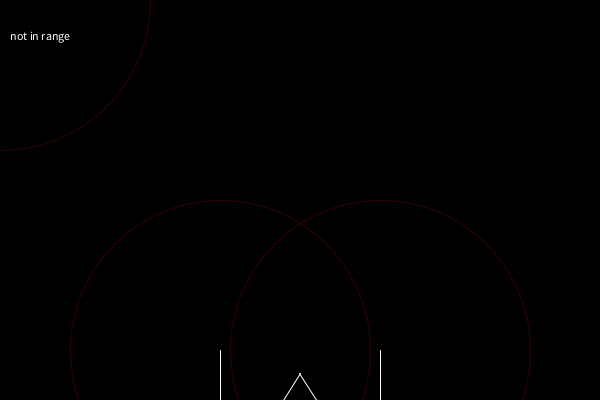
Frame 1 (no input)
Frame 60 (the mouse pressed at the canvas centre just before this capture): identical to frame 1, image omitted
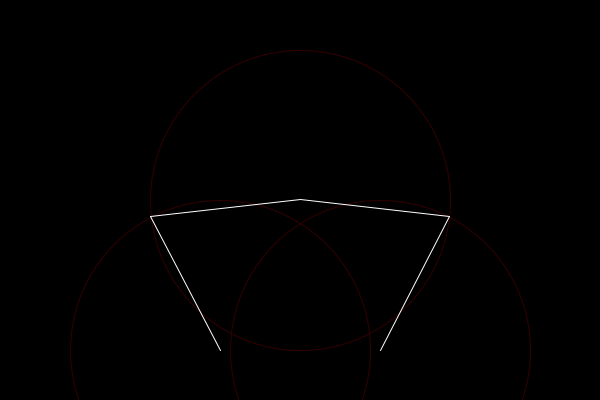
Frame 120 (the mouse held since frame 60 and released just before this capture)

The Processing sketch that drew these frames (run headless with seeded random() and noise(); from frame 60 on, the mouse is pressed at the canvas centre):

// Processing sketch: simulation
// ── simulation.pde
PVector leftShoulderPos = new PVector(220, 350);
PVector rightShoulderPos = new PVector(380, 350);
float humerusLength = 150; // humerusLenght = R

void setup(){
  size(600, 400);
}


void draw(){
  background(0);
  stroke(50, 0, 0);
  noFill();
  ellipse(leftShoulderPos.x, leftShoulderPos.y, humerusLength * 2, humerusLength * 2);
  ellipse(rightShoulderPos.x, rightShoulderPos.y, humerusLength * 2, humerusLength * 2);
  ellipse(mouseX, mouseY, humerusLength * 2, humerusLength * 2);
  
  stroke(255);
  
  float[] armAngles = calculateAngle(new PVector(mouseX, mouseY));
  //drawArms((float)mouseX / 50, (float)mouseY / 50);
  drawArms(armAngles[0], armAngles[1]);
  //drawArms(PI, PI);
}

void drawArms(float leftAngle, float rightAngle){
  PVector rightElbowPos = new PVector();
  PVector leftElbowPos = new PVector();
  PVector rightHandPos = new PVector();
  PVector leftHandPos = new PVector();

  rightElbowPos.x = (float)sin(rightAngle) * humerusLength;
  rightElbowPos.y = (float)cos(rightAngle) * humerusLength;
  leftElbowPos.x = (float)sin(leftAngle) * humerusLength;
  leftElbowPos.y = (float)cos(leftAngle) * humerusLength;
  
  rightElbowPos.add(rightShoulderPos);
  leftElbowPos.add(leftShoulderPos);
  
  line(leftShoulderPos, leftElbowPos);
  line(rightShoulderPos, rightElbowPos);
  
  float elbowToCenterDistance = leftElbowPos.dist(rightElbowPos) / 2;
  
  if (elbowToCenterDistance > humerusLength){
    text("to far apart", 10, 30);
    return;
  }
  
  float angleBetweenElbowAndHand = acos(elbowToCenterDistance / humerusLength);
  
  
  float RightHandAngle = -angleBetweenElbowAndHand + atan2((leftElbowPos.x - rightElbowPos.x), (leftElbowPos.y - rightElbowPos.y));
  float LeftHandAngle = angleBetweenElbowAndHand + atan2((rightElbowPos.x - leftElbowPos.x), (rightElbowPos.y - leftElbowPos.y));
  
  rightHandPos.x = (float)sin(RightHandAngle) * humerusLength;
  rightHandPos.y = (float)cos(RightHandAngle) * humerusLength;
  leftHandPos.x = (float)sin(LeftHandAngle) * humerusLength;
  leftHandPos.y = (float)cos(LeftHandAngle) * humerusLength;
  
  rightHandPos.add(rightElbowPos);
  leftHandPos.add(leftElbowPos);
  
  line(leftElbowPos, leftHandPos);
  line(rightElbowPos, rightHandPos);
}

void line(PVector a, PVector b){
  line(a.x, a.y, b.x, b.y);
}

float[] calculateAngle(PVector pos){
  float[] angles = new float[2];  
  
  if (pos.dist(leftShoulderPos) > 2 * humerusLength || pos.dist(rightShoulderPos) > 2 * humerusLength){
    text("not in range", 10, 40);
    return angles;
  }
  // finding mid points (aka 'A')
  PVector midLeft = new PVector((pos.x + leftShoulderPos.x) / 2, (pos.y + leftShoulderPos.y) / 2);
  PVector midRight = new PVector((pos.x + rightShoulderPos.x) / 2, (pos.y + rightShoulderPos.y) / 2);
  //line(midLeft.x, midLeft.y, midRight.x, midRight.y); // debugging
  
  // finding distance betwen midpoint and joint (aka 'h')
  float midToJointLeft = sqrt(sq(humerusLength) - sq(pos.dist(leftShoulderPos) / 2));
  float midToJointRight = sqrt(sq(humerusLength) - sq(pos.dist(rightShoulderPos) / 2));
  
  // finding angle between hand and joint (aka 'a')
  float angleFromMidToJointLeft = acos((leftShoulderPos.x - pos.x) / pos.dist(leftShoulderPos));
  float angleFromMidToJointRight = acos((rightShoulderPos.x - pos.x) / pos.dist(rightShoulderPos));
  
  // finding joint position (aka 'x3', 'y3', 'x4', 'y4')
  PVector leftJointPos = new PVector(midLeft.x - midToJointLeft * sin(angleFromMidToJointLeft), midLeft.y + midToJointLeft * cos(angleFromMidToJointLeft));
  PVector rightJointPos = new PVector(midRight.x + midToJointRight * sin(angleFromMidToJointRight), midRight.y - midToJointRight * cos(angleFromMidToJointRight));
  
  //line(leftJointPos.x, leftJointPos.y, rightJointPos.x, rightJointPos.y); // debugging
  
  // finding angle of sholder
  float LeftShoulderAngle = atan2((leftJointPos.x - leftShoulderPos.x), (leftJointPos.y - leftShoulderPos.y));
  float RightShoulderAngle = atan2((rightJointPos.x - rightShoulderPos.x), (rightJointPos.y - rightShoulderPos.y));
  
  angles[0] = LeftShoulderAngle;
  angles[1] = RightShoulderAngle;
  
  return angles;
}
